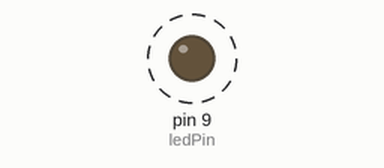
Simulated run of this sketch. Board: Arduino Uno, built with avr-gcc and run on an emulated ATmega328P. Shown: output pins drawn as LEDs (lit = HIGH). Dashed ring = blinking.

Above: at 0.05 s.
Timing chart, 0 to 3.0 s (numbered marks = the images above):
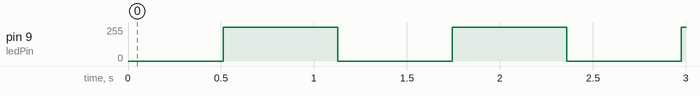

Measured:
- by itself, pin 9 (ledPin): alternates 255/255 for 0.62 s and 0/255 for 0.62 s

The sketch:

AnalogWrite.ino
```cpp
int ledPin = 9;
int brightNess = 255;
int dela1 = 2;
int dela2 = 100;
void setup() {
  // put your setup code here, to run once:
  pinMode(ledPin, OUTPUT);
}

void loop() {
  // put your main code here, to run repeatedly:

  for (int i = 0; i <= brightNess; i++) {
    analogWrite(ledPin, i);
    delay(dela1);
  }
  delay(dela2);
  for (int i = brightNess; i >= 0; i--) {
    analogWrite(ledPin, i);
    delay(dela1);
  }
  delay(dela2);
}
```
